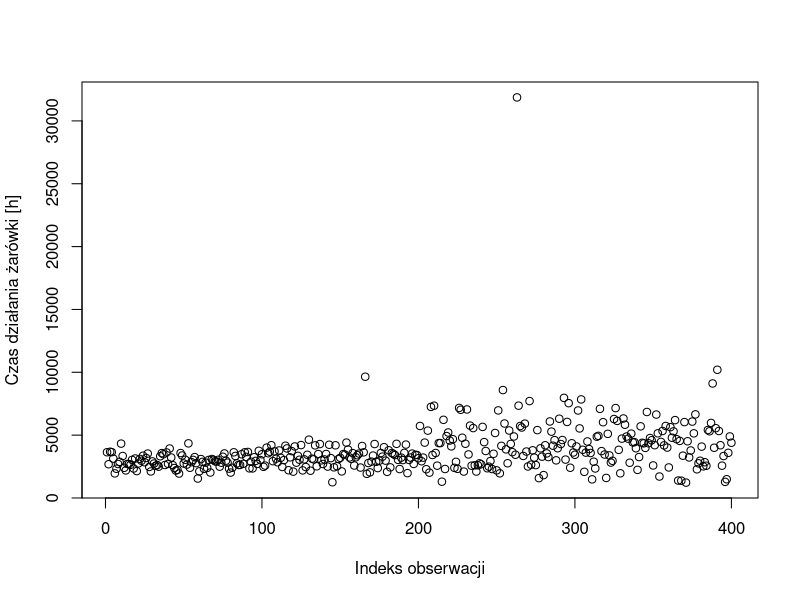
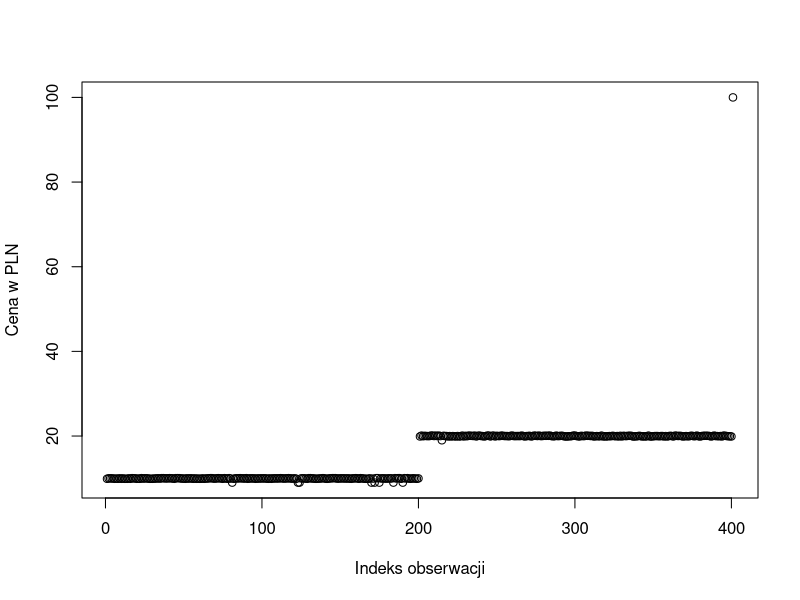
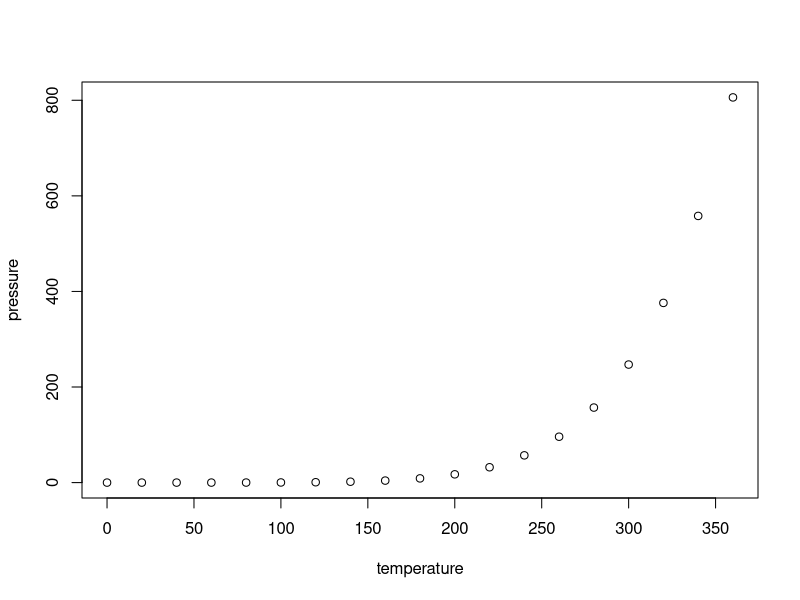

Write R code to recreate these figures, in order.
## ---- chunk 1
knitr::opts_chunk$set(echo = TRUE)
## ---- chunk 2
bulbs_dataset <- read.csv('bulbs.csv', header = T, sep = ';')
## ---- chunk 3
summary(bulbs_dataset)
## ---- chunk 4
plot(bulbs_dataset$time_in_hours, xlab = 'Indeks obserwacji', ylab = 'Czas działania żarówki [h]')
plot(bulbs_dataset$price_in_PLN, xlab = 'Indeks obserwacji', ylab = 'Cena w PLN')
## ---- chunk 5
#bulbs_dataset <- bulbs_dataset[bulbs_dataset$product_type != 'CoatItYourself']
## ---- chunk 6

## ---- chunk 7

## ---- chunk 8
  t_test_means <- function(sample_1, sample_2, alpha = 0.05, is_var_equal = F, alt = 'greater', is_paired = F) {
    
    test_result <- t.test(sample_1, sample_2, alternative = alt, conf.level = (100 - alpha))
    
    print(paste("Uzyskano p-value:", test_result$p.value))
    
    if (test_result$p.value <= alpha) {
      print(paste('Odrzucamy hipotezę zerową, średnia jest ', 'niż w' , sample_2))
    } else {
      print(paste("Nie można odrzucić hipotezy zerowej dla testu z", sample_2))
    }
  }

## ---- chunk 9

## ---- chunk 10
plot(pressure)
